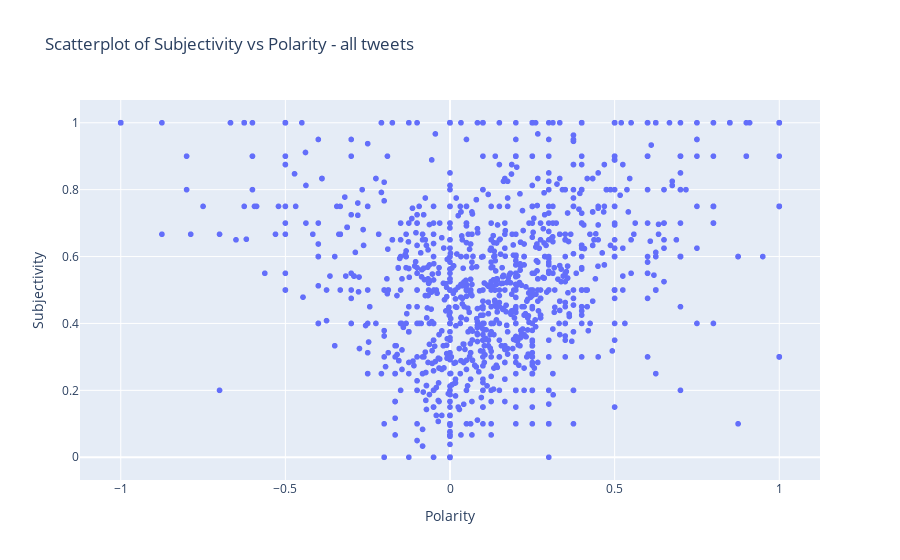

Here is the notebook cell this chart was saved with:
### Code cell
# Create an interactive scatterplot
fig = px.scatter(
    df,
    x='Polarity',
    y='Subjectivity',
    #Show cleaned tweets on hover
    hover_data={'Cleaned_Tweets': True},  
    title='Scatterplot of Subjectivity vs Polarity - all tweets',
    labels={'Polarity': 'Polarity', 'Subjectivity': 'Subjectivity'}
)

# Show the plot
fig.show()

### Figure 1 — Plotly figure (JSON) as saved in the notebook; plotly's stock layout.template omitted (floating-point values rounded to 4 significant figures; data arrays with more than 128 entries replaced by an {"elided": "..."} marker saying what was removed)
{"data": [{"customdata": {"elided": "2668x1 str values"}, "hovertemplate": "Polarity=%{x}<br>Subjectivity=%{y}<br>Cleaned_Tweets=%{customdata[0]}<extra></extra>", "legendgroup": "", "marker": {"color": "#636efa", "symbol": "circle"}, "mode": "markers", "name": "", "showlegend": false, "type": "scattergl", "x": {"elided": "2668 float values"}, "xaxis": "x", "y": {"elided": "2668 float values"}, "yaxis": "y"}], "layout": {"legend": {"tracegroupgap": 0}, "title": {"text": "Scatterplot of Subjectivity vs Polarity - all tweets"}, "xaxis": {"anchor": "y", "domain": [0, 1], "title": {"text": "Polarity"}}, "yaxis": {"anchor": "x", "domain": [0, 1], "title": {"text": "Subjectivity"}}}}
